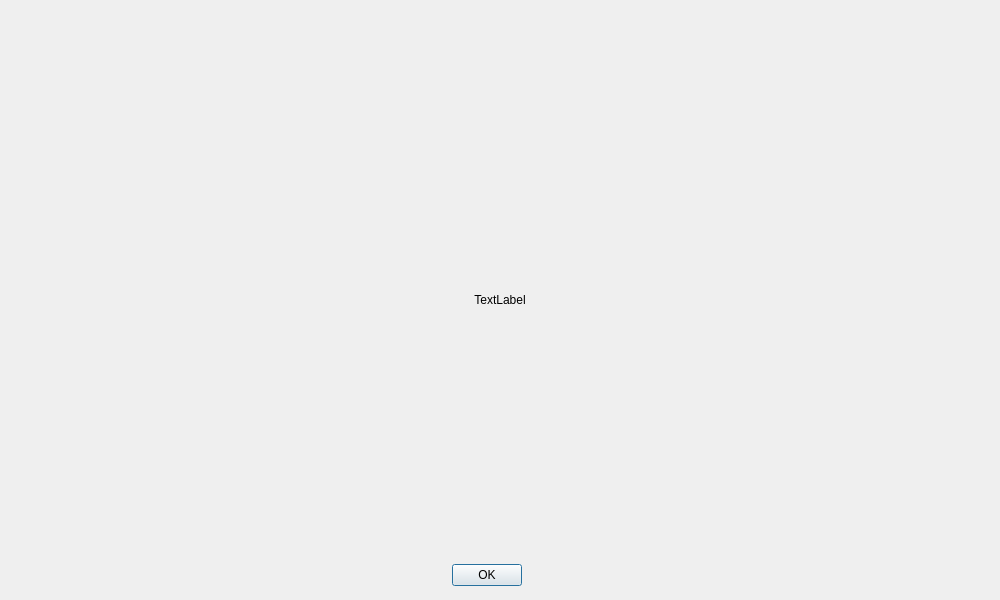
<?xml version="1.0" encoding="UTF-8"?>
<ui version="4.0">
 <class>Dialog</class>
 <widget class="QDialog" name="Dialog">
  <property name="geometry">
   <rect>
    <x>0</x>
    <y>0</y>
    <width>1000</width>
    <height>600</height>
   </rect>
  </property>
  <property name="minimumSize">
   <size>
    <width>1000</width>
    <height>600</height>
   </size>
  </property>
  <property name="maximumSize">
   <size>
    <width>1000</width>
    <height>600</height>
   </size>
  </property>
  <property name="windowTitle">
   <string>Dialog</string>
  </property>
  <widget class="QDialogButtonBox" name="buttonBox">
   <property name="geometry">
    <rect>
     <x>452</x>
     <y>560</y>
     <width>70</width>
     <height>30</height>
    </rect>
   </property>
   <property name="orientation">
    <enum>Qt::Horizontal</enum>
   </property>
   <property name="standardButtons">
    <set>QDialogButtonBox::Ok</set>
   </property>
   <property name="centerButtons">
    <bool>false</bool>
   </property>
  </widget>
  <widget class="QLabel" name="label">
   <property name="geometry">
    <rect>
     <x>0</x>
     <y>0</y>
     <width>1000</width>
     <height>600</height>
    </rect>
   </property>
   <property name="text">
    <string>TextLabel</string>
   </property>
   <property name="alignment">
    <set>Qt::AlignCenter</set>
   </property>
  </widget>
  <zorder>label</zorder>
  <zorder>buttonBox</zorder>
 </widget>
 <resources/>
 <connections>
  <connection>
   <sender>buttonBox</sender>
   <signal>accepted()</signal>
   <receiver>Dialog</receiver>
   <slot>accept()</slot>
   <hints>
    <hint type="sourcelabel">
     <x>248</x>
     <y>254</y>
    </hint>
    <hint type="destinationlabel">
     <x>157</x>
     <y>274</y>
    </hint>
   </hints>
  </connection>
  <connection>
   <sender>buttonBox</sender>
   <signal>rejected()</signal>
   <receiver>Dialog</receiver>
   <slot>reject()</slot>
   <hints>
    <hint type="sourcelabel">
     <x>316</x>
     <y>260</y>
    </hint>
    <hint type="destinationlabel">
     <x>286</x>
     <y>274</y>
    </hint>
   </hints>
  </connection>
 </connections>
</ui>
